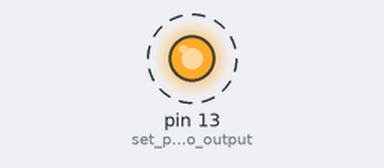
The sketch below on a simulated Arduino Uno, built with avr-gcc and run on an emulated ATmega328P. Parts: output pins drawn as LEDs (lit = HIGH). Dashed ring = blinking.

Above: at 0.05 s.
Timing chart, 0 to 3.0 s (numbered marks = the images above):
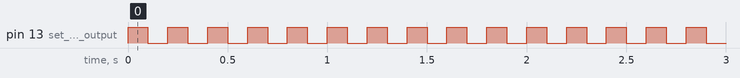

Measured:
- by itself, pin 13 (set_pin13_to_output): alternates HIGH for 0.10 s and LOW for 0.10 s

The sketch:

BlinkLED.ino
```cpp
// C++ code
/* Blink
Turns an LED on for one second, then off for one second,
repeatedly.
Controlling digital output
*/
void setup(){
 pinMode(13,OUTPUT); //set pin13 to output
}
int x = 100; //delay=100ms
void loop()
{
digitalWrite (13,1); //LED ON
delay(x);  //wait 100ms
digitalWrite (13,0); //LED OFF
delay(x);  //wait 100ms
}
```
